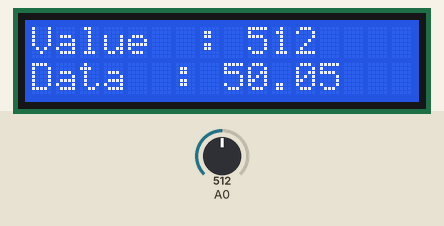
Bench run of a sketch on a simulated Arduino Uno, built with avr-gcc and run on an emulated ATmega328P. On the bench: 16×2 character LCD. The inputs (shaded band) are chosen by the test bench; at power-on: A0 = 512.

Above: at 1.2 s.
1.3 s: A0 set to 716
At 2.6 s:
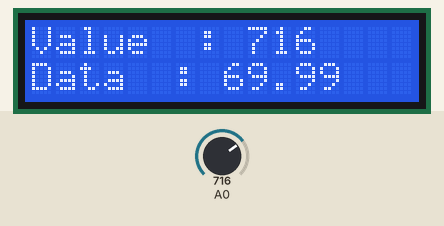
3.5 s: A0 set to 900
At 4.6 s:
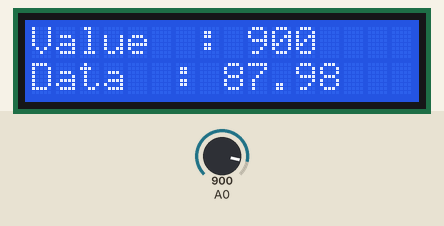
5.5 s: A0 set to 1023
At 6.6 s:
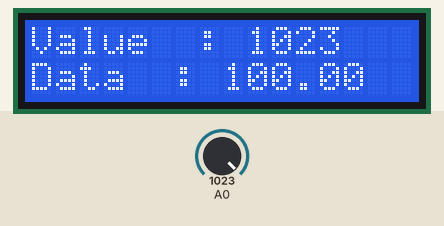
Timing chart, 0 to 8.5 s (numbered marks = the images above; inputs shaded):
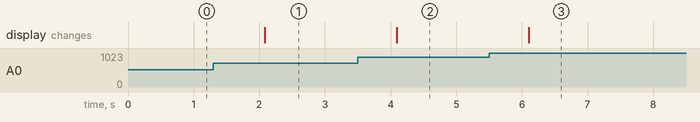

The sketch:

potensolcd.ino
```cpp
// include the library code:
#include <LiquidCrystal.h>
float floatMap(float x, float in_min, float in_max, float out_min, float out_max) {
  return (x - in_min) * (out_max - out_min) / (in_max - in_min) + out_min;
}

int val1;
float voltage1;
const int rs = 12, en = 11, d4 = 5, d5 = 4, d6 = 3, d7 = 2;
LiquidCrystal lcd(rs, en, d4, d5, d6, d7);

void setup() {
  lcd.begin(16, 2);
}

void loop() {
  // set the cursor to column 0, line 1
  // (note: line 1 is the second row, since counting begins with 0):
  val1 = analogRead(A0);
  float data = floatMap(val1, 0, 1023, 0, 100);
  lcd.clear();
  lcd.setCursor(0,0);
  lcd.print("Value  : ");
  lcd.print(val1);
  lcd.setCursor(0,1);
  lcd.print("Data  : ");
  lcd.print(data);
  delay(1000);
}
```

Measured:
- after the input at 1.3 s, the display: changes after 0.78 s (image 1)
- after the input at 3.5 s, the display: changes after 0.59 s (image 2)
- after the input at 5.5 s, the display: changes after 0.61 s (image 3)
